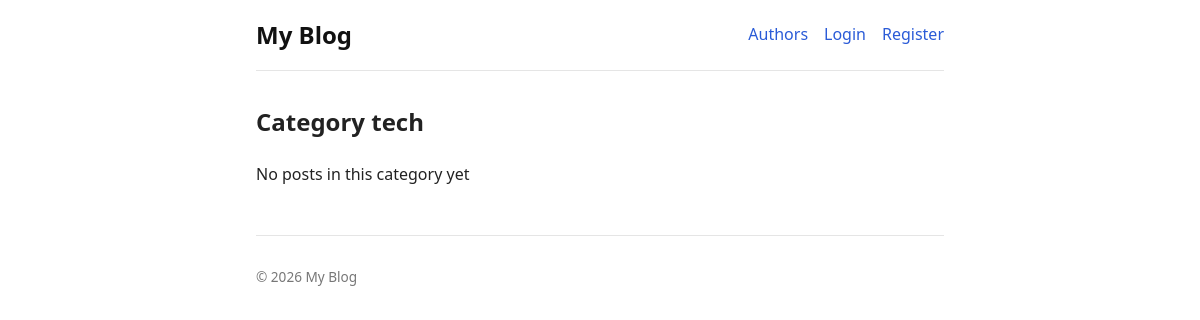
/blog/category/tech, run on an earlier commit of the app's database.
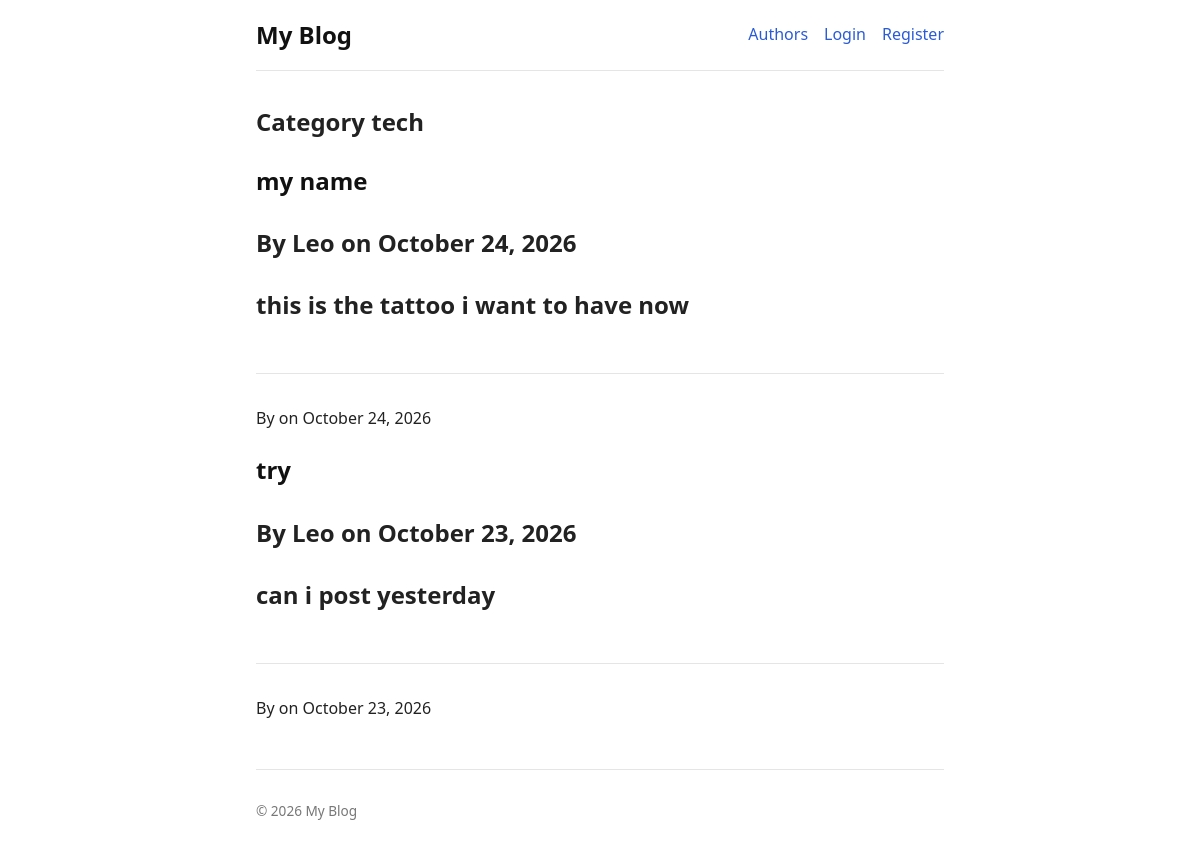
And on a later commit of the database.
### blog/models.py (models this page shows, shortened)
class Post(models.Model):
    title = models.CharField(max_length=200)
    slug = models.SlugField(max_length=200, unique=True, help_text="A slug is a short label for something, containing only letters, numbers, underscores or hyphens. They’re generally used in URLs.")
    author = models.ForeignKey(User, on_delete=models.CASCADE, related_name='posts')
    category = models.ForeignKey(Category, on_delete=models.SET_NULL, null=True, blank=True, related_name='posts')
    content = RichTextUploadingField()
    created_at = models.DateTimeField(auto_now_add=True)
    updated_at = models.DateTimeField(auto_now=True)
    published_at = models.DateTimeField(default=timezone.now)
    is_published = models.BooleanField(default=True)
    tags = models.ManyToManyField(Tag, blank=True, related_name='posts')
    image = models.ImageField(upload_to='post_images/', blank=True, null=True)
    objects = PostQuerySet.as_manager()

### blog/views.py (the view)
# urls.py: path('category/<slug:slug>', views.category_detail, name='category_detail'),
def category_detail(request, slug):
    category = get_object_or_404(Category, slug=slug)
    posts = Post.objects.published().filter(category=category).order_by('-published_at')
    return render(request, 'blog/category_detail.html', {'category': category, 'posts': posts})

### blog/models.py (called while the page is built)
    def published(self):
        return self.filter(is_published=True, published_at__lte=timezone.now())

### blog/templates/blog/category_detail.html (shortened to what this page needs)
{% extends 'blog/base.html' %}
{% block content %}
  <h2>Category {{ category.name }}</h2>
  {% for post in posts %}
    <article>
      <h2>
        <a href="{% url 'post_detail' post.slug %}">{{ post.title }}</a>
        <p>By {{ post.author }} on {{ post.published_at|date:"F j, Y" }}</p>
        <p>{{ post.content|truncatewords:30 }}</p>
      </h2>
    </article>
     <p>By <a href="{% url 'author.detail' post.author.username%}"></a>on {{ post.published_at|date:"F j, Y"}}</p>
  {% empty %}
    <p>No posts in this category yet </p>
  {% endfor %}
{% endblock %}

What changed in the data, as far as the page shows it:
added Post: title "my name", author "Leo", published_at "October 24, 2026", content "this is the tattoo i want to have now"
added Post: title "try", author "Leo", published_at "October 23, 2026", content "can i post yesterday"
Also different on the page:
text no longer shown: "No posts in this category yet"
